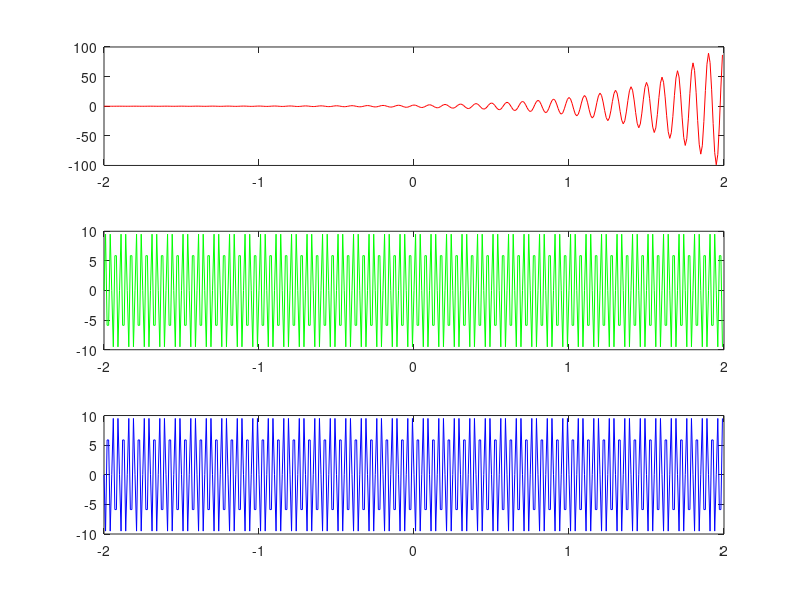

MATLAB code to generate this figure:
clc
clear all
fs =100;
ts =1/fs;
dt =-2:ts:2-ts;
f1=10;
f2=30;
f3=70;

%y1 = 5*cos(2*pi*10*dt+pi/2);
%y1 = 1*sin(2*pi*1000*dt);
%y1 = fft(y1);
y1 = complex((2*exp(2*dt)).*(cos(2*pi*f1*dt)),(2*exp(2*dt)).*(sin(2*pi*f1*dt)));
y2 = 10*sin(2*pi*f2*dt);
y3 = 10*sin(2*pi*f3*dt);

subplot(3,1,1);
plot(dt,y1,'r');
subplot(3,1,2);
plot(dt,y2,'g');
subplot(3,1,3);
plot(dt,y3,'b');